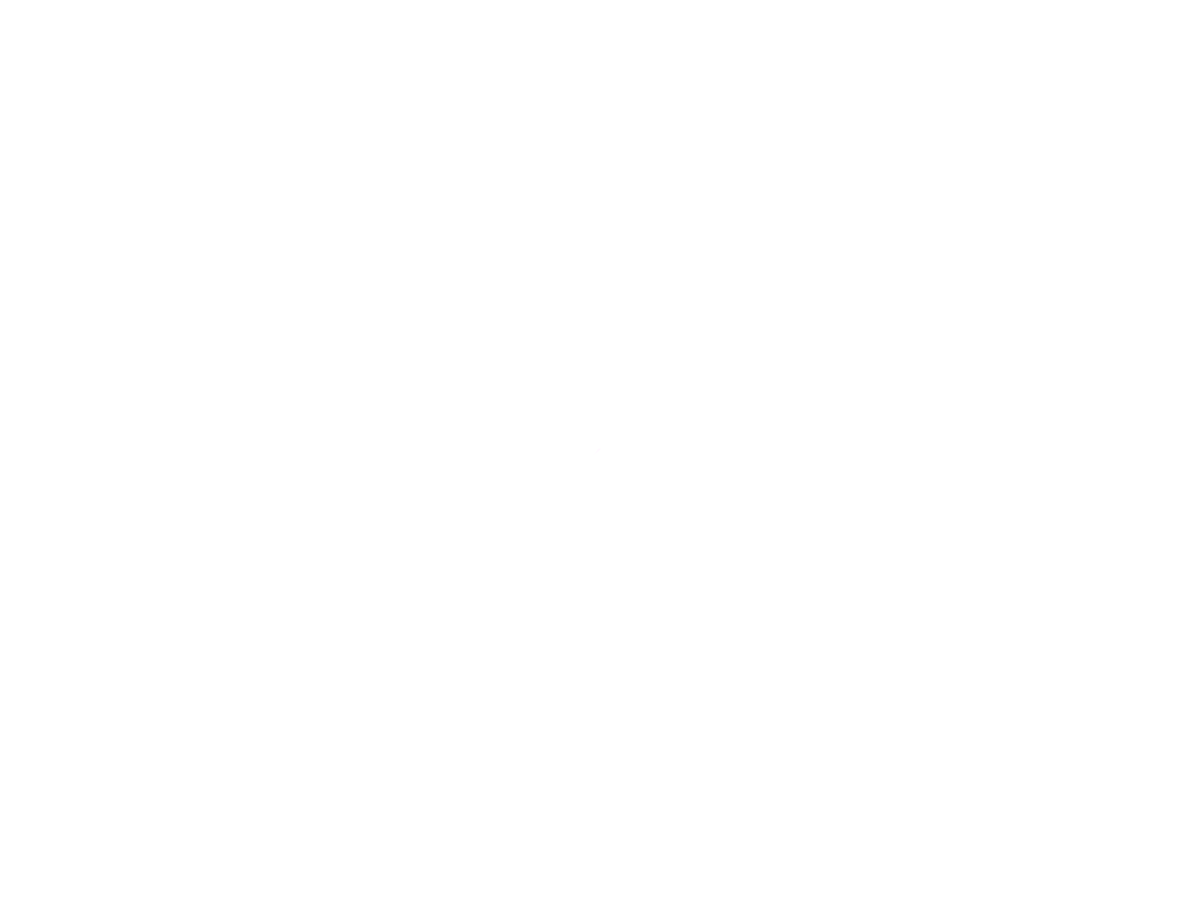
Frame 1 (no input)
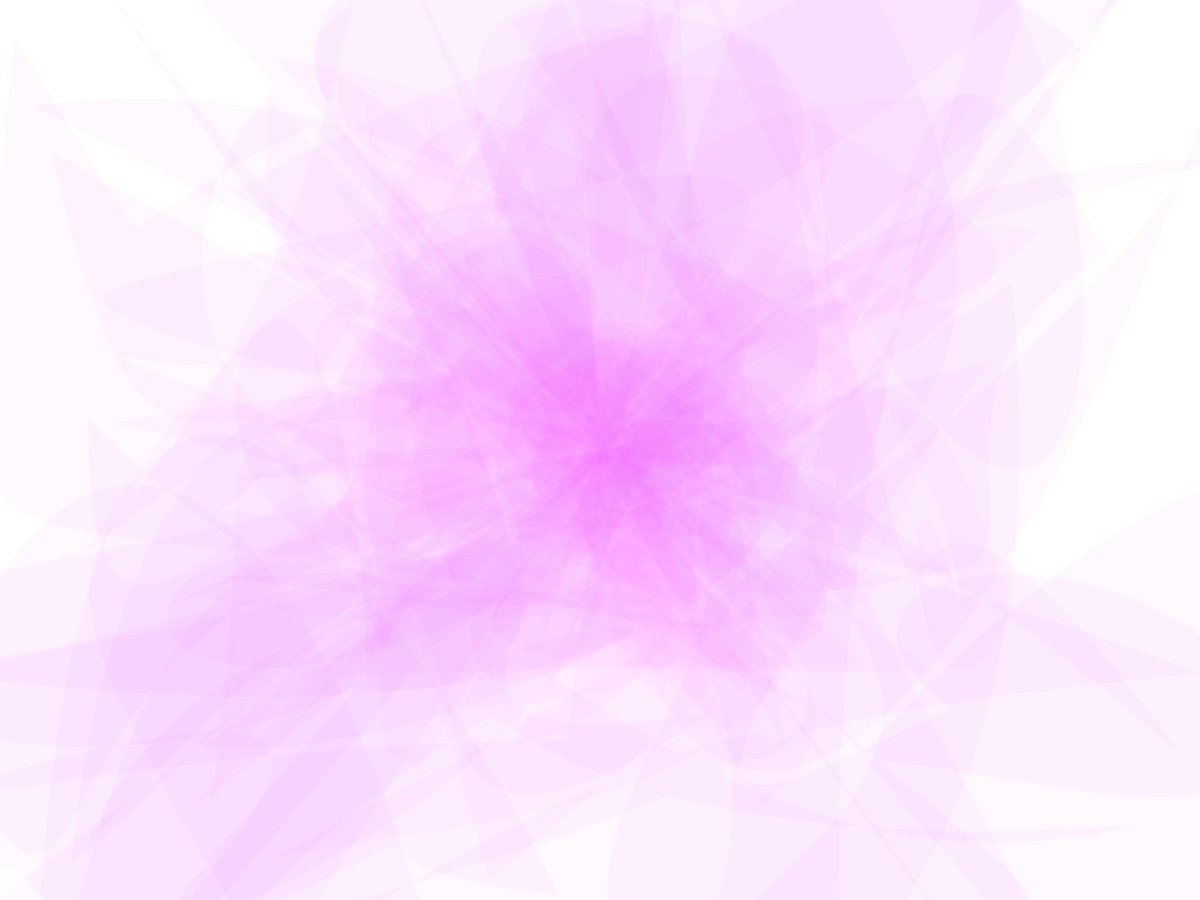
Frame 60 (the mouse pressed at the canvas centre just before this capture)
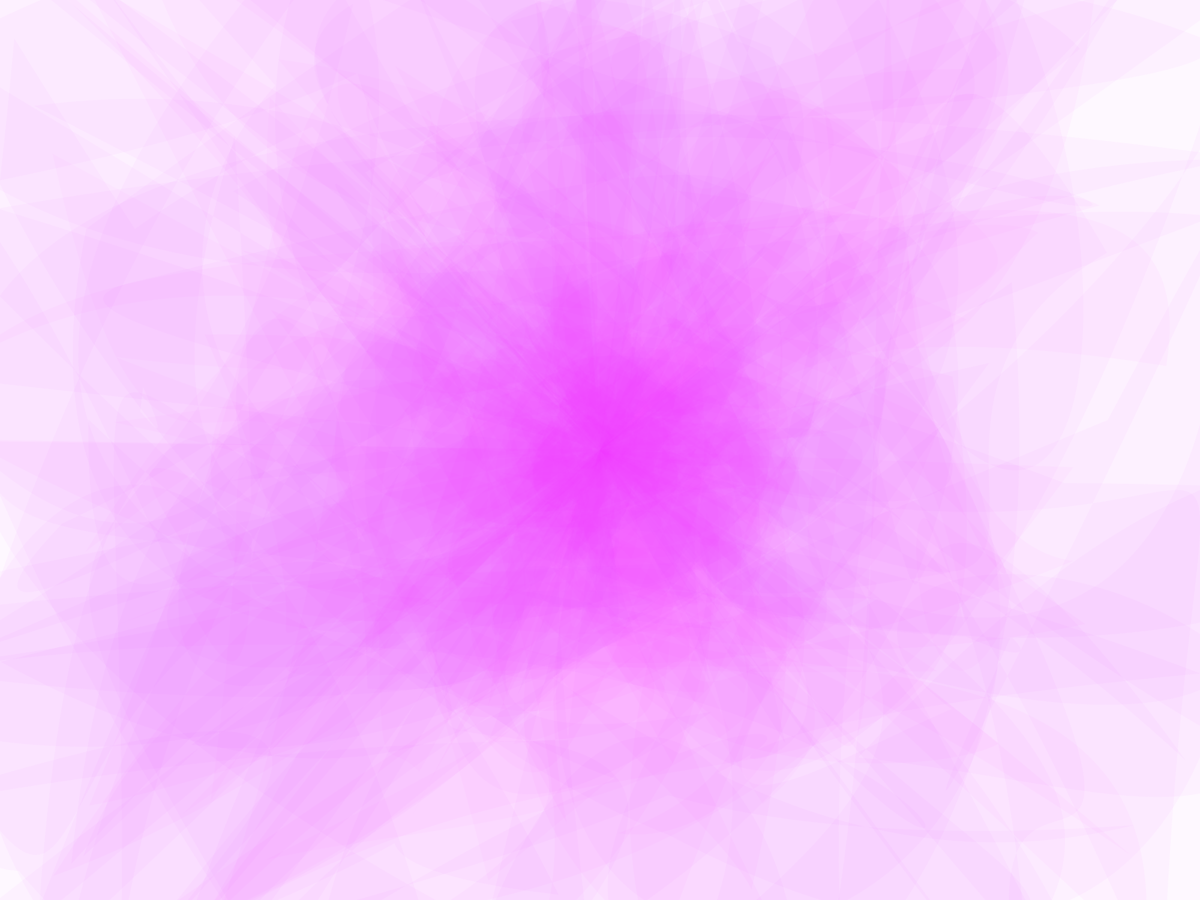
Frame 120 (the mouse held since frame 60 and released just before this capture)

The Processing sketch that drew these frames (run headless with seeded random() and noise(); from frame 60 on, the mouse is pressed at the canvas centre):

// Processing sketch: explodingtissuepaper
// ── explodingtissuepaper.pde
int SIZE;
Scribbler s1, s2,s3;
int SW;
int count;
int r = int(random(255));
int g = int(random(255));
int b = int(random(255));
int cvar = 45;
int q = 0;

class Scribbler {
  float x1, y1, x2,y2;
  int slope;
  int r;
  color colour;
  boolean rainbow;
  float minSW;
  float maxSW;

  Scribbler(float y1, int r, int s, float minSW, float maxSW, boolean rainbow) {
    this.x1 = 0;
    this.y1 = y1;
    this.slope = s;
    this.r = r;
    this.rainbow = rainbow;
    this.minSW = minSW;
    this.maxSW = maxSW;
  }
  
  color getNextColour(){
    if(count++%40 == 0){
      r = max(0,min(255,r + int(random(-cvar,cvar))));
      g = max(0,min(255,g + int(random(-cvar,cvar))));
      b = max(0,min(255,b + int(random(-cvar,cvar))));
      colour = color(r,g,b,8);
    } 
    return colour;
  }
  void move(){
    x2 = random(0, width);

    y2 = y1 + random(-r,r);
 
    if(y2 >= SIZE || y2 <= 0){
      y2 = random(0, height);
    }
  }
  
  void scribble() {
    move();
    drawSwoosh();
  }
  
  void drawSwoosh(){
    strokeWeight(random(minSW,maxSW));

    //noFill();
    float n;
   
      
     n = random(1,5);  
      

   x1 = width*0.5;
   y1 = height*0.5;
   beginShape();
 
  vertex(x1, y1);
  
  for(int i = 0; i < n; i++){

      bezierVertex(getPoint(x1), getPoint(y1),getPoint(x1), getPoint(y1),getPoint(x1), getPoint(y1));
  }   
  
    endShape();

    y1 = y2;
  }
  
  int getPoint(float s){
    q++;
    q = q%width;
    return int(s) + int(random(-q,q));
}

  color getColour() {
    return colour;
  }
  
}


void setup() {
  fullScreen();
  SW = 1;
  SIZE = 600;
  strokeCap(SQUARE);
  background(255);
  count = 0;

  strokeWeight(SW);
  s1 = new Scribbler(random(height), width, 5, 0.5, 0.5, false);
  s2 = new Scribbler(random(height), width, 5, 10, 50, true);

}

void draw() {
noStroke();
    fill(s2.getNextColour());

s1.scribble();
    //s2.scribble();
}
